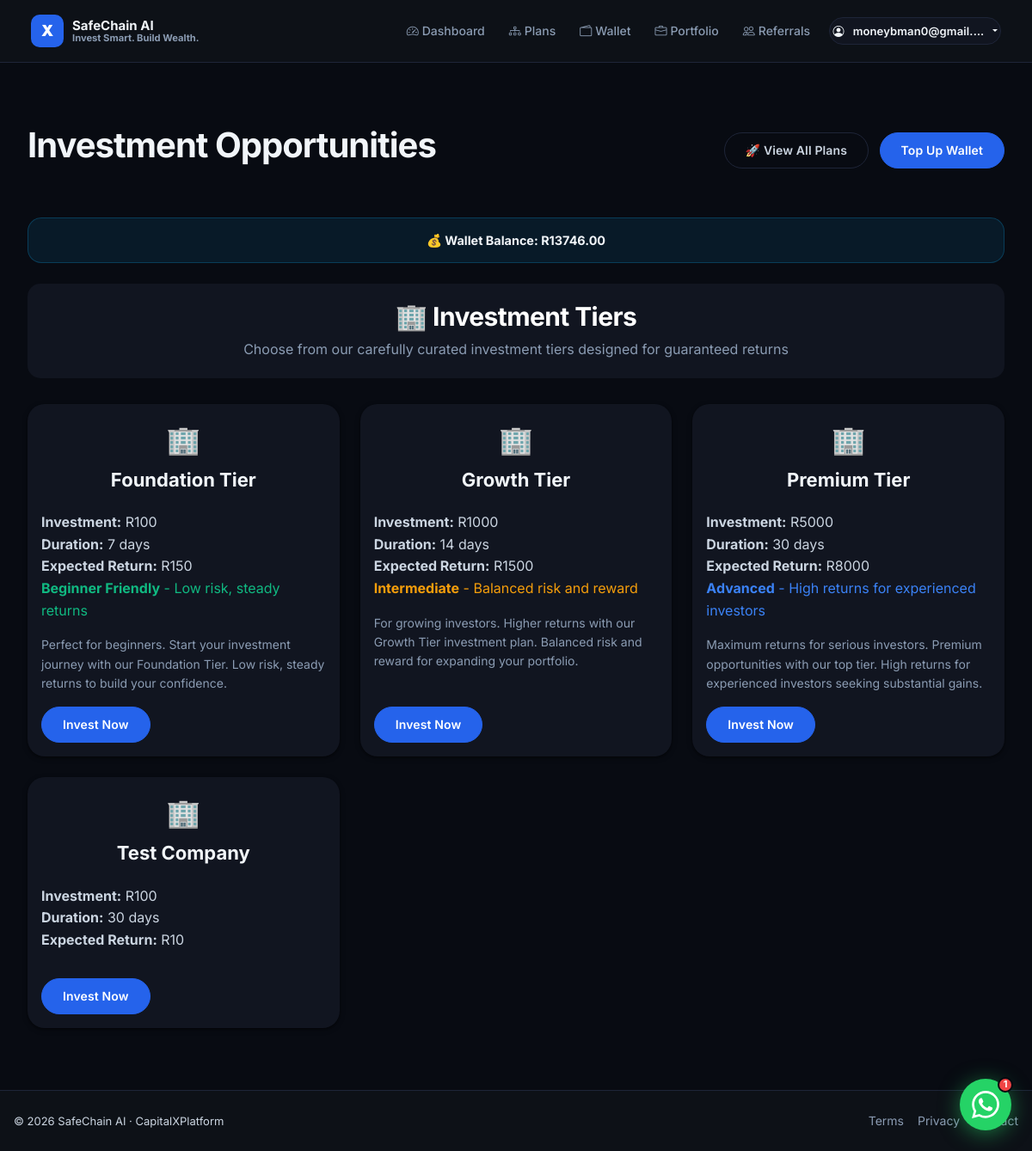
Before: /tiers/ (signed in) with the older database file.
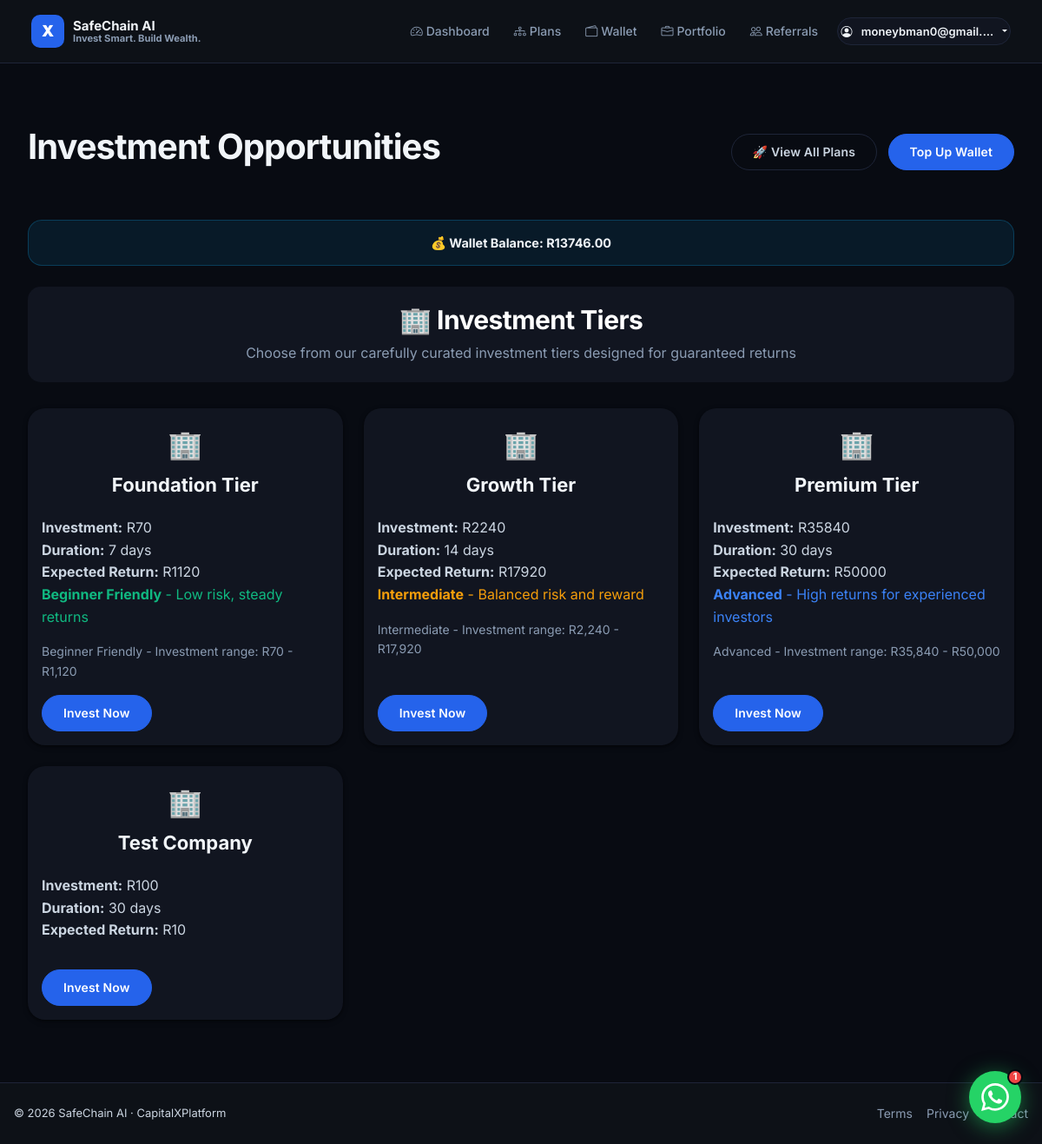
After: the same page with the newer database file.
### core/models.py (models this page shows, shortened)
class CustomUser(AbstractUser):
    email = models.EmailField(unique=True)
    phone = models.CharField(max_length=15, blank=True)
    profile_picture = models.ImageField(upload_to='profile_pictures/', null=True, blank=True)
    auto_reinvest = models.BooleanField(default=False)
    total_invested = models.DecimalField(max_digits=12, decimal_places=2, default=0)
    level = models.IntegerField(default=1)
    last_ip = models.GenericIPAddressField(null=True, blank=True)
    has_claimed_bonus = models.BooleanField(default=False)
    bot_secret = models.CharField(max_length=100, blank=True, null=True)
    is_email_verified = models.BooleanField(default=False)
    email_verification_token = models.CharField(max_length=100, blank=True, null=True)
    email_verification_sent_at = models.DateTimeField(blank=True, null=True)
    referral_code = models.CharField(max_length=12, unique=True, blank=True, null=True)
    admin_role = models.CharField(
        max_length=50,
        blank=True,
        null=True,
        choices=[
            ('', 'No Admin Role'),
            ('super_admin', 'Super Admin'),
            ('finance_admin', 'Finance Admin'),
            ('user_admin', 'User Admin'),
            ('marketing_admin', 'Marketing Admin'),
            ('content_admin', 'Content Admin'),
        ],
        help_text="Role-based access control for admin dashboard sections"
    )
    USERNAME_FIELD = 'email'
    REQUIRED_FIELDS = ['username']

class Wallet(models.Model):
    user = models.OneToOneField(CustomUser, on_delete=models.CASCADE)
    balance = models.DecimalField(max_digits=12, decimal_places=2, default=0)
    created_at = models.DateTimeField(auto_now_add=True)
    updated_at = models.DateTimeField(auto_now=True)

class Company(models.Model):
    name = models.CharField(max_length=100)
    share_price = models.DecimalField(max_digits=12, decimal_places=2)
    expected_return = models.DecimalField(max_digits=12, decimal_places=2)
    duration_days = models.IntegerField()
    min_level = models.IntegerField(default=1)
    created_at = models.DateTimeField(auto_now_add=True)
    updated_at = models.DateTimeField(auto_now=True)
    logo = models.ImageField(upload_to='company_logos/', null=True, blank=True)
    description = models.TextField(blank=True)

### core/views.py (the view)
# urls.py: path('tiers/', views.tiers_view, name='tiers'),
@login_required
@client_only
def tiers_view(request):
    user = request.user
    tiers = Company.objects.all()
    now = timezone.now()
    try:
        daily_special = DailySpecial.objects.filter(
            is_active=True,
            start_time__lte=now,
            end_time__gte=now
        ).latest('start_time')
    except DailySpecial.DoesNotExist:
        daily_special = None
    total_invested = sum(inv.amount for inv in Investment.objects.filter(user=user))
    wallet, created = Wallet.objects.get_or_create(user=user)
    for company in tiers:
        company.eligible = company.min_level <= user.level
        investment = Investment.objects.filter(user=user, company=company, is_active=True).first()
        if investment and investment.is_complete():
            investment.is_active = False
            investment.save()
            investment = None # It's no longer active
        company.is_active = investment is not None
        company.invested = company.is_active or Investment.objects.filter(user=user, company=company).exists()
        investment_to_display = investment or Investment.objects.filter(user=user, company=company).order_by('-end_date').first()
        company.has_sufficient_balance = wallet.balance >= company.share_price
        if not company.has_sufficient_balance:
            company.remaining_amount = company.share_price - wallet.balance
        if investment_to_display:
            if investment_to_display.is_complete() and investment_to_display.is_active:
                investment_to_display.is_active = False
                investment_to_display.save()
            time_remaining = investment_to_display.end_date - timezone.now()
            company.waiting_time_days = max(0, time_remaining.days)
            company.waiting_time_hours = max(0, time_remaining.seconds // 3600)
            company.waiting_time_minutes = max(0, (time_remaining.seconds % 3600) // 60)
            company.waiting_time_seconds = max(0, time_remaining.seconds % 60)
            company.can_cash_out = not investment_to_display.is_active and investment_to_display.end_date <= timezone.now()
        if daily_special and daily_special.tier == company:
            company.is_daily_special = True
            company.special_return_multiplier = daily_special.special_return_multiplier
            company.special_return_amount = daily_special.special_return_amount
        else:
            company.is_daily_special = False
    context = {
        'companies': tiers,
        'user_level': user.level,
        'total_invested': total_invested,
        'daily_special': daily_special,
        'wallet_balance': wallet.balance,
    }
    return render(request, 'core/tiers.html', context)

### core/models.py (called while the page is built)
    def is_complete(self):
        return self.end_date is not None and timezone.now() >= self.end_date

### core/templates/core/tiers.html (shortened to what this page needs)
{% extends 'base.html' %}
{% load static %}
{% block content %}
<div class="container my-5">
    <div class="d-flex justify-content-between align-items-center mb-5">
        <h1 class="text-center fw-bold">Investment Opportunities</h1>
        <div>
            <a href="{% url 'investment_plans' %}" class="btn btn-outline-light me-2">🚀 View All Plans</a>
            <a href="{% url 'deposit' %}" class="btn btn-primary">Top Up Wallet</a>
        </div>
    </div>
    <div class="alert alert-info text-center mb-4">
        <strong>💰 Wallet Balance: R{{ wallet_balance|floatformat:2 }}</strong>
    </div>
    {% if companies %}
    <div class="section-header">
        <h2 class="text-white mb-2">🏢 Investment Tiers</h2>
        <p class="text-muted mb-0">Choose from our carefully curated investment tiers designed for guaranteed returns</p>
    </div>
    <div class="row g-4">
        {% for company in companies %}
        <div class="col-md-6 col-lg-4">
            <div class="card h-100 company-card bg-dark text-white tier-card">
                <div class="card-body d-flex flex-column">
                    <div class="text-center mb-3">
                        <span class="tier-icon">🏢</span>
                        <h3 class="card-title fw-bold mt-2">{{ company.name }}</h3>
                    </div>
                    <ul class="list-unstyled">
                        <li><strong>Investment:</strong> R{{ company.share_price|floatformat:0 }}</li>
                        <li><strong>Duration:</strong> {{ company.duration_days }} days</li>
                        <li><strong>Expected Return:</strong> R{{ company.expected_return|floatformat:0 }}</li>
                        {% if company.name == "Foundation Tier" %}
                            <li class="text-success"><strong>Beginner Friendly</strong> - Low risk, steady returns</li>
                        {% elif company.name == "Growth Tier" %}
                            <li class="text-warning"><strong>Intermediate</strong> - Balanced risk and reward</li>
                        {% elif company.name == "Premium Tier" %}
                            <li class="text-primary"><strong>Advanced</strong> - High returns for experienced investors</li>
                        {% endif %}
                    </ul>
                    <p class="text-muted small">{{ company.description }}</p>
                    <div class="mt-auto">
                        <a href="{% url 'invest' company.id %}" class="btn btn-primary w-full hover:opacity-90 transition-opacity">Invest Now</a>
                    </div>
                </div>
            </div>
        </div>
        {% endfor %}
    </div>
    {% endif %}
</div>
{% endblock %}

### core/templates/base.html (shortened to what this page needs)
{% load static %}
<!DOCTYPE html>
<html lang="en">
<head>
    <link href="https://cdn.jsdelivr.net/npm/bootstrap@5.3.0/dist/css/bootstrap.min.css" rel="stylesheet">
    <link href="https://cdn.jsdelivr.net/npm/bootstrap-icons@1.11.0/font/bootstrap-icons.css" rel="stylesheet">
    <link href="{% static 'css/main.css' %}" rel="stylesheet">
</head>
<body>
    {% block navbar %}
    <nav class="navbar navbar-expand-lg" style="position:sticky;top:0;z-index:1030;">
        <div class="container-fluid px-3">
            <a class="navbar-brand" href="{% url 'home' %}">
                <div class="cx-logo-box">X</div>
                <div style="line-height:1.15;">
                    <div style="font-size:.9375rem;font-weight:700;color:#f1f5f9;">SafeChain AI</div>
                    <div style="font-size:.7rem;color:#8b9cb3;">Invest Smart. Build Wealth.</div>
                </div>
            </a>
            <div class="collapse navbar-collapse" id="navbarNav">
                <ul class="navbar-nav ms-auto mb-2 mb-lg-0 align-items-lg-center">
                    {% if user.is_authenticated %}
                        <li class="nav-item"><a class="nav-link" href="{% url 'dashboard' %}"><i class="bi bi-speedometer2 me-1"></i>Dashboard</a></li>
                        <li class="nav-item"><a class="nav-link" href="{% url 'investment_plans' %}"><i class="bi bi-diagram-3 me-1"></i>Plans</a></li>
                        <li class="nav-item"><a class="nav-link" href="{% url 'wallet' %}"><i class="bi bi-wallet2 me-1"></i>Wallet</a></li>
                        <li class="nav-item"><a class="nav-link" href="{% url 'portfolio' %}"><i class="bi bi-briefcase me-1"></i>Portfolio</a></li>
                        <li class="nav-item"><a class="nav-link" href="{% url 'referral' %}"><i class="bi bi-people me-1"></i>Referrals</a></li>
                        <li class="nav-item ms-lg-2">
                            <div class="dropdown">
                                <button class="btn btn-secondary btn-sm dropdown-toggle" type="button" data-bs-toggle="dropdown" style="max-width:200px;overflow:hidden;text-overflow:ellipsis;white-space:nowrap;">
                                    <i class="bi bi-person-circle me-1"></i>
                                    <span class="d-none d-lg-inline">{{ user.email|truncatechars:18 }}</span>
                                </button>
                            </div>
                        </li>
                    {% else %}
                        <li class="nav-item ms-lg-2"><a href="{% url 'login' %}" class="btn btn-secondary btn-sm">Log in</a></li>
                        <li class="nav-item ms-lg-1"><a href="{% url 'register' %}" class="btn btn-primary btn-sm">Register</a></li>
                    {% endif %}
                </ul>
            </div>
        </div>
    </nav>
    {% endblock navbar %}
    {% block main_content %}
    <main class="container py-4">
        {% block content %}{% endblock %}
    </main>
    {% endblock %}
    {% if not hide_base_footer %}
    <footer class="footer">
        <div class="container">
            <div class="d-flex flex-wrap justify-content-between align-items-center gap-3">
                <p class="mb-0" style="font-size:.8125rem;">&copy; {% now "Y" %} SafeChain AI &middot; CapitalXPlatform</p>
                <div class="d-flex gap-3">
                    <a href="{% url 'terms' %}">Terms</a>
                    <a href="{% url 'privacy' %}">Privacy</a>
                    <a href="{% url 'contact' %}">Contact</a>
                </div>
            </div>
        </div>
    </footer>
    {% endif %}
<button class="cx-chat-fab" id="cx-chat-fab" aria-label="Open support chat">
  <span class="cx-chat-badge" id="cx-chat-badge">1</span>
  <span class="cx-fab-icon">
  </span>
</button>
</body>
</html>

### core/templates/core/tiers.html (style rules this page uses)
.tier-card { transition: transform 0.3s ease, box-shadow 0.3s ease; border: 1px solid #444; }
.tier-icon { font-size: 2rem; color: var(--primary-green); }
.section-header { background:var(--cx-card); border-radius: 15px; padding: 20px; margin-bottom: 30px; text-align: center; }

### core/templates/base.html (style rules this page uses)
.cx-chat-fab { position: fixed; bottom: 24px; right: 24px; z-index: 9999; width: 60px; height: 60px; background: #25d366; border-radius: 50%; display: flex; align-items: center; justify-content: center; box-shadow: 0 4px 24px rgba(37,211,102,.5); border: none; cursor: pointer; transition: transform .2s, box-shadow .2s; animation: cx-fab-pulse 2.8s infinite; }
.cx-chat-fab svg { width: 32px; height: 32px; fill: #fff; }
.cx-chat-badge { position: absolute; top: -2px; right: -2px; width: 18px; height: 18px; background: #ef4444; border-radius: 50%; font-size: 11px; font-weight: 700; color: #fff; display: flex; align-items: center; justify-content: center; border: 2px solid #050810; }

Changed rows visible on the page:
changed Company "Foundation Tier": share_price "100" → "70"; expected_return "150" → "1120"; description "Perfect for beginners. Start your investment journey with our Foundation Tier. Low risk, steady returns to build your confidence." → "Beginner Friendly - Investment range: R70 - R1,120"
changed Company "Growth Tier": share_price "1000" → "2240"; expected_return "1500" → "17920"; description "For growing investors. Higher returns with our Growth Tier investment plan. Balanced risk and reward for expanding your portfolio." → "Intermediate - Investment range: R2,240 - R17,920"
changed Company "Premium Tier": share_price "5000" → "35840"; expected_return "8000" → "50000"; description "Maximum returns for serious investors. Premium opportunities with our top tier. High returns for experienced investors seeking substantial gains." → "Advanced - Investment range: R35,840 - R50,000"
